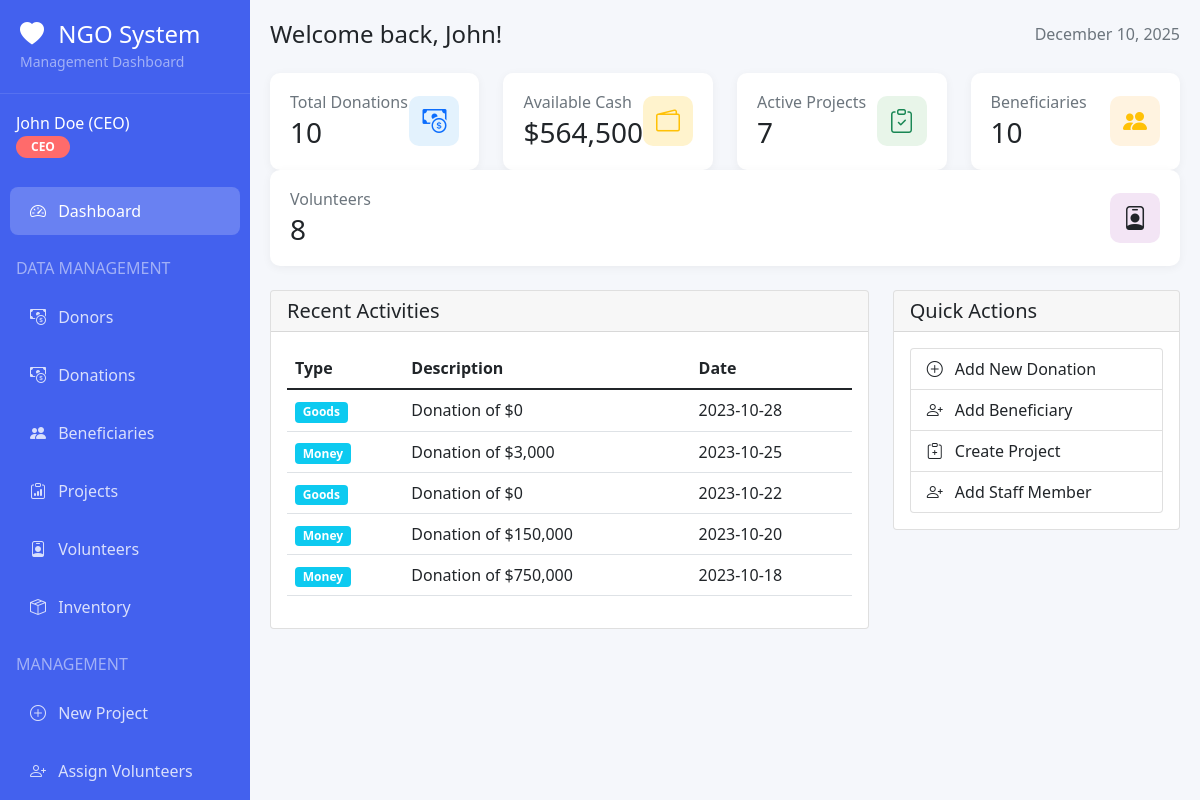
Page /dashboard.php (signed in) on the committed database.
### tables this page shows
CREATE TABLE `donation` (
  `donation_id` int(11) NOT NULL,
  `donor_id` int(11) NOT NULL,
  `donation_type` enum('Money','Goods') NOT NULL,
  `amount` int(11) NOT NULL,
  `description` text DEFAULT NULL,
  `payment_method` varchar(30) DEFAULT NULL,
  `item_name` varchar(50) DEFAULT NULL,
  `quantity` int(11) DEFAULT NULL,
  `donation_date` date DEFAULT curdate()
);

### config.php (called while the page is built, shortened)
<?php
$user_levels = [
    'Employee' => 1,
    'Manager' => 2,
    'CEO' => 3
];
function checkPermission($required_level) {
    global $user_levels;
    $user_level = $_SESSION['user_level'];
    $user_rank = $user_levels[$user_level];
    $required_rank = $user_levels[$required_level];
    return $user_rank >= $required_rank;
}
?>

### dashboard.php (the view, shortened to what this page needs)
<?php
require_once 'config.php';
$user_level = $_SESSION['user_level'];
$user_name = $_SESSION['full_name'];
?>
<!DOCTYPE html>
<html lang="en">
<head>
    <link href="https://cdn.jsdelivr.net/npm/bootstrap@5.1.3/dist/css/bootstrap.min.css" rel="stylesheet">
    <link rel="stylesheet" href="https://cdn.jsdelivr.net/npm/bootstrap-icons@1.8.1/font/bootstrap-icons.css">
</head>
<body>
    <div class="sidebar">
        <div class="logo">
            <h4 class="mb-0"><i class="bi bi-heart-fill me-2"></i> NGO System</h4>
            <small class="text-white-50">Management Dashboard</small>
        </div>
        <div class="px-3 mb-4">
            <div class="d-flex align-items-center">
                <div class="flex-grow-1">
                    <h6 class="mb-0"><?php echo htmlspecialchars($user_name); ?></h6>
                    <span class="badge badge-role badge-<?php echo strtolower($user_level); ?>">
                        <?php echo $user_level; ?>
                    </span>
                </div>
            </div>
        </div>
        <nav class="nav flex-column">
            <a href="dashboard.php" class="nav-link active">
                <i class="bi bi-speedometer2 me-2"></i> Dashboard
            </a>
            <div class="px-3 text-white-50 mt-3 mb-2">DATA MANAGEMENT</div>
            <a href="modules/donors/view.php" class="nav-link">
                <i class="bi bi-cash-coin me-2"></i> Donors
            </a>
            <a href="modules/donations/view.php" class="nav-link">
                <i class="bi bi-cash-coin me-2"></i> Donations
            </a>
            <a href="modules/beneficiaries/view.php" class="nav-link">
                <i class="bi bi-people-fill me-2"></i> Beneficiaries
            </a>
            <a href="modules/projects/view.php" class="nav-link">
                <i class="bi bi-clipboard-data me-2"></i> Projects
            </a>
            <a href="modules/volunteers/view.php" class="nav-link">
                <i class="bi bi-person-badge me-2"></i> Volunteers
            </a>
            <a href="modules/inventory/view.php" class="nav-link">
                <i class="bi bi-box-seam me-2"></i> Inventory
            </a>
            <?php if (checkPermission('Manager')): ?>
            <div class="px-3 text-white-50 mt-3 mb-2">MANAGEMENT</div>
            <a href="modules/projects/manage.php" class="nav-link">
                <i class="bi bi-plus-circle me-2"></i> New Project
            </a>
            <a href="modules/volunteers/manage.php" class="nav-link">
                <i class="bi bi-person-plus me-2"></i> Assign Volunteers
            </a>
            <?php endif; ?>
        </nav>
    </div>
    <div class="main-content">
        <div class="d-flex justify-content-between align-items-center mb-4">
            <h4 class="mb-0">Welcome back, <?php echo explode(' ', $user_name)[0]; ?>!</h4>
            <span class="text-muted"><?php echo date('F j, Y'); ?></span>
        </div>
<div class="row mb-4">
    <div class="col">
        <div class="stat-card h-100">
            <div class="d-flex justify-content-between align-items-center">
                <div>
                    <h6 class="text-muted mb-1">Total Donations</h6>
                    <h3 class="mb-0">
                        <?php
                        $stmt = $pdo->query("SELECT COUNT(*) as count FROM Donation");
                        $result = $stmt->fetch();
                        echo $result['count'];
                        ?>
                    </h3>
                </div>
                <div class="stat-icon" style="background: #e3f2fd;">
                    <i class="bi bi-cash-coin text-primary"></i>
                </div>
            </div>
        </div>
    </div>
    <div class="col">
        <div class="stat-card h-100">
            <div class="d-flex justify-content-between align-items-center">
                <div>
                    <h6 class="text-muted mb-1">Available Cash</h6>
                    <h3 class="mb-0">
                        <?php
                        $stmt = $pdo->query("SELECT COALESCE(SUM(amount), 0) as total_cash FROM CashInventory");
                        $total_cash = $stmt->fetch()['total_cash'];
                        $stmt = $pdo->query("
                            SELECT COALESCE(SUM(allocated_budget), 0) as total_allocated
                            FROM Project
                            WHERE status IN ('Active', 'Completed', 'Planning', 'Cancelled')
                        ");
                        $total_allocated = $stmt->fetch()['total_allocated'];
                        $available_cash = $total_cash - $total_allocated;
                        echo '$' . number_format($available_cash);
                        ?>
                    </h3>
                </div>
                <div class="stat-icon" style="background: #fff3cd;">
                    <i class="bi bi-wallet2 text-warning"></i>
                </div>
            </div>
        </div>
    </div>
    <div class="col">
        <div class="stat-card h-100">
            <div class="d-flex justify-content-between align-items-center">
                <div>
                    <h6 class="text-muted mb-1">Active Projects</h6>
                    <h3 class="mb-0">
                        <?php
                        $stmt = $pdo->query("SELECT COUNT(*) as count FROM Project WHERE status = 'Active'");
                        $result = $stmt->fetch();
                        echo $result['count'];
                        ?>
                    </h3>
                </div>
                <div class="stat-icon" style="background: #e8f5e9;">
                    <i class="bi bi-clipboard-check text-success"></i>
                </div>
            </div>
        </div>
    </div>
    <div class="col">
        <div class="stat-card h-100">
            <div class="d-flex justify-content-between align-items-center">
                <div>
                    <h6 class="text-muted mb-1">Beneficiaries</h6>
                    <h3 class="mb-0">
                        <?php
                        $stmt = $pdo->query("SELECT COUNT(*) as count FROM Beneficiary");
                        $result = $stmt->fetch();
                        echo $result['count'];
                        ?>
                    </h3>
                </div>
                <div class="stat-icon" style="background: #fff3e0;">
                    <i class="bi bi-people-fill text-warning"></i>
                </div>
            </div>
        </div>
    </div>
    <div class="col">
        <div class="stat-card h-100">
            <div class="d-flex justify-content-between align-items-center">
                <div>
                    <h6 class="text-muted mb-1">Volunteers</h6>
                    <h3 class="mb-0">
                        <?php
                        $stmt = $pdo->query("SELECT COUNT(*) as count FROM Volunteer WHERE status = 'Current'");
                        $result = $stmt->fetch();
                        echo $result['count'];
                        ?>
                    </h3>
                </div>
                <div class="stat-icon" style="background: #f3e5f5;">
                    <i class="bi bi-person-badge text-purple"></i>
                </div>
            </div>
        </div>
    </div>
</div>
        <div class="row">
            <div class="col-md-8">
                <div class="card">
                    <div class="card-header">
                        <h5 class="mb-0">Recent Activities</h5>
                    </div>
                    <div class="card-body">
                        <div class="table-responsive">
                            <table class="table table-hover">
                                <thead>
                                    <tr>
                                        <th>Type</th>
                                        <th>Description</th>
                                        <th>Date</th>
                                    </tr>
                                </thead>
                                <tbody>
                                    <?php
                                    $stmt = $pdo->query("
                                        SELECT donation_type, amount, donation_date
                                        FROM Donation
                                        ORDER BY donation_date DESC
                                        LIMIT 5
                                    ");
                                    while ($row = $stmt->fetch()) {
                                        echo '<tr>';
                                        echo '<td><span class="badge bg-info">' . $row['donation_type'] . '</span></td>';
                                        echo '<td>Donation of $' . number_format($row['amount']) . '</td>';
                                        echo '<td>' . $row['donation_date'] . '</td>';
                                        echo '</tr>';
                                    }
                                    ?>
                                </tbody>
                            </table>
                        </div>
                    </div>
                </div>
            </div>
            <div class="col-md-4">
                <div class="card">
                    <div class="card-header">
                        <h5 class="mb-0">Quick Actions</h5>
                    </div>
                    <div class="card-body">
                        <div class="list-group">
                            <a href="modules/donations/add.php" class="list-group-item list-group-item-action">
                                <i class="bi bi-plus-circle me-2"></i> Add New Donation
                            </a>
                            <a href="modules/beneficiaries/manage.php" class="list-group-item list-group-item-action">
                                <i class="bi bi-person-plus me-2"></i> Add Beneficiary
                            </a>
                            <?php if (checkPermission('Manager')): ?>
                            <a href="modules/projects/manage.php" class="list-group-item list-group-item-action">
                                <i class="bi bi-clipboard-plus me-2"></i> Create Project
                            </a>
                            <?php endif; ?>
                            <?php if (checkPermission('CEO')): ?>
                            <a href="modules/staff/manage.php" class="list-group-item list-group-item-action">
                                <i class="bi bi-person-plus me-2"></i> Add Staff Member
                            </a>
                            <?php endif; ?>
                        </div>
                    </div>
                </div>
            </div>
        </div>
    </div>
</body>
</html>

### dashboard.php (style rules this page uses)
:root { --primary-color: #4361ee; --secondary-color: #3f37c9; --light-color: #f8f9fa; --dark-color: #212529; }
.sidebar { background: var(--primary-color); color: white; height: 100vh; position: fixed; width: 250px; padding: 20px 0; }
.sidebar .logo { padding: 0 20px 20px; border-bottom: 1px solid rgba(255,255,255,0.1); margin-bottom: 20px; }
.sidebar .nav-link { color: rgba(255,255,255,0.8); padding: 12px 20px; margin: 5px 10px; border-radius: 8px; transition: all 0.3s; }
.sidebar .nav-link.active { background: rgba(255,255,255,0.2); color: white; }
.main-content { margin-left: 250px; padding: 20px; background: #f5f7fb; min-height: 100vh; }
.stat-card { background: white; border-radius: 10px; padding: 20px; box-shadow: 0 2px 10px rgba(0,0,0,0.05); transition: transform 0.3s; }
.stat-icon { width: 50px; height: 50px; border-radius: 10px; display: flex; align-items: center; justify-content: center; font-size: 24px; }
.badge-role { padding: 5px 15px; border-radius: 20px; font-size: 12px; }
.badge-ceo { background: #ff6b6b; color: white; }

### rows in the picture
donation: donation_type "Goods", amount "0", donation_date "2023-10-28"
donation: donation_type "Money", amount "3,000", donation_date "2023-10-25"
donation: donation_type "Goods", amount "0", donation_date "2023-10-22"
donation: donation_type "Money", amount "150,000", donation_date "2023-10-20"
donation: donation_type "Money", amount "750,000", donation_date "2023-10-18"

### other values in the picture
$user_name "John Doe (CEO)"
$user_level "CEO"
explode(' ', $user_name)[0] "John"
$result['count'] "10"
$available_cash "564,500"
$result['count'] "7"
$result['count'] "8"
